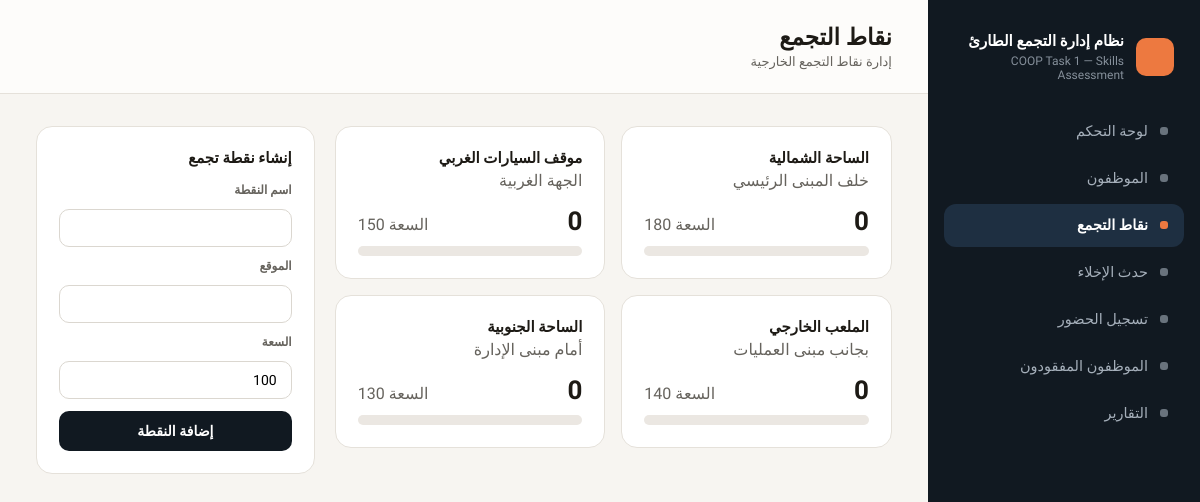
Screenshot of /assembly_points.php with the database file from the repository.
### tables this page shows
CREATE TABLE assembly_points (
  id INT AUTO_INCREMENT PRIMARY KEY,
  name VARCHAR(100) NOT NULL,
  location VARCHAR(150) NOT NULL,
  capacity INT NOT NULL DEFAULT 100
);

### db.php (called while the page is built, shortened)
<?php
function h($s) {
    return htmlspecialchars($s ?? '', ENT_QUOTES, 'UTF-8');
}

### assembly_points.php (the view, shortened to what this page needs)
<?php
require 'includes/db.php';
include 'includes/layout_top.php';
$points = $pdo->query("SELECT * FROM assembly_points ORDER BY id")->fetchAll();
$counts = [];
?>
<div class="two-col">
  <div class="point-grid">
    <?php foreach ($points as $p): $count = $counts[$p['id']] ?? 0; $pct = $p['capacity'] ? min(100, round($count / $p['capacity'] * 100)) : 0; ?>
      <div class="card">
        <div class="card-title" style="margin-bottom:4px;"><?= h($p['name']) ?></div>
        <div class="muted"><?= h($p['location']) ?></div>
        <div class="point-count-row">
          <bdi class="big-number"><?= $count ?></bdi>
          <span class="muted">السعة <?= $p['capacity'] ?></span>
        </div>
        <div class="progress-track"><div class="progress-fill" style="width:<?= $pct ?>%"></div></div>
      </div>
    <?php endforeach; ?>
  </div>
  <div class="card">
    <div class="card-title">إنشاء نقطة تجمع</div>
    <form method="post" class="form-col">
      <label>اسم النقطة</label>
      <input type="text" name="name" required>
      <label>الموقع</label>
      <input type="text" name="location">
      <label>السعة</label>
      <input type="number" name="capacity" value="100">
      <button type="submit" name="add_point" value="1" class="btn-primary">إضافة النقطة</button>
    </form>
  </div>
</div>
<?php include 'includes/layout_bottom.php'; ?>

### style.css (style rules this page uses)
:root { --bg: oklch(97% 0.006 80); --ink: oklch(22% 0.01 80); --muted: oklch(50% 0.01 80); --card-border: oklch(91% 0.01 80); --sidebar-bg: oklch(21% 0.02 250); --sidebar-active: oklch(30% 0.04 250); --accent: oklch(70% 0.16 45); --danger: oklch(55% 0.19 25); --danger-strong: oklch(60% 0.18 35); --safe: oklch(55% 0.14 150); --info: oklch(60% 0.13 240); --gray: oklch(55% 0.02 250); }
* { box-sizing: border-box; }
body { margin: 0; font-family: 'Tajawal', sans-serif; background: var(--bg); color: var(--ink); }
input, select, button { font-family: 'Tajawal', sans-serif; }
.card { background: white; border: 1px solid var(--card-border); border-radius: 16px; padding: 22px; }
.card-title { font-weight: 800; font-size: 15px; margin-bottom: 16px; }
.two-col { display: grid; grid-template-columns: 2fr 1fr; gap: 20px; align-items: start; }
input[type=text], input[type=number], select { padding: 10px 14px; border-radius: 10px; border: 1px solid oklch(88% 0.01 80); font-size: 14px; }
.muted { color: var(--muted); }
.form-col { display: flex; flex-direction: column; gap: 12px; }
.form-col label { font-size: 12px; font-weight: 600; color: var(--muted); }
button, .btn-primary, .btn-secondary, .btn-accent, .btn-danger, .btn-safe, .btn-outline { cursor: pointer; border: none; font-weight: 700; font-size: 14px; border-radius: 10px; padding: 12px; text-decoration: none; display: inline-block; text-align: center; }
.btn-primary { background: var(--sidebar-bg); color: white; }
.progress-track { height: 10px; background: oklch(93% 0.008 80); border-radius: 6px; overflow: hidden; }
.point-grid { display: grid; grid-template-columns: 1fr 1fr; gap: 16px; align-content: start; }
.point-count-row { display: flex; justify-content: space-between; align-items: baseline; margin: 16px 0 10px 0; }
.big-number { font-size: 26px; font-weight: 800; direction: ltr; unicode-bidi: isolate; }

### rows the page displays
assembly_points: name "الساحة الشمالية", location "خلف المبنى الرئيسي", id "0", capacity "180"
assembly_points: name "موقف السيارات الغربي", location "الجهة الغربية", id "0", capacity "150"
assembly_points: name "الملعب الخارجي", location "بجانب مبنى العمليات", id "0", capacity "140"
assembly_points: name "الساحة الجنوبية", location "أمام مبنى الإدارة", id "0", capacity "130"

### other values shown
$item['label'] "لوحة التحكم"
$item['label'] "الموظفون"
$item['label'] "نقاط التجمع"
$item['label'] "حدث الإخلاء"
$item['label'] "تسجيل الحضور"
$item['label'] "الموظفون المفقودون"
$item['label'] "التقارير"
$pageTitle "نقاط التجمع"
$pageSubtitle "إدارة نقاط التجمع الخارجية"
